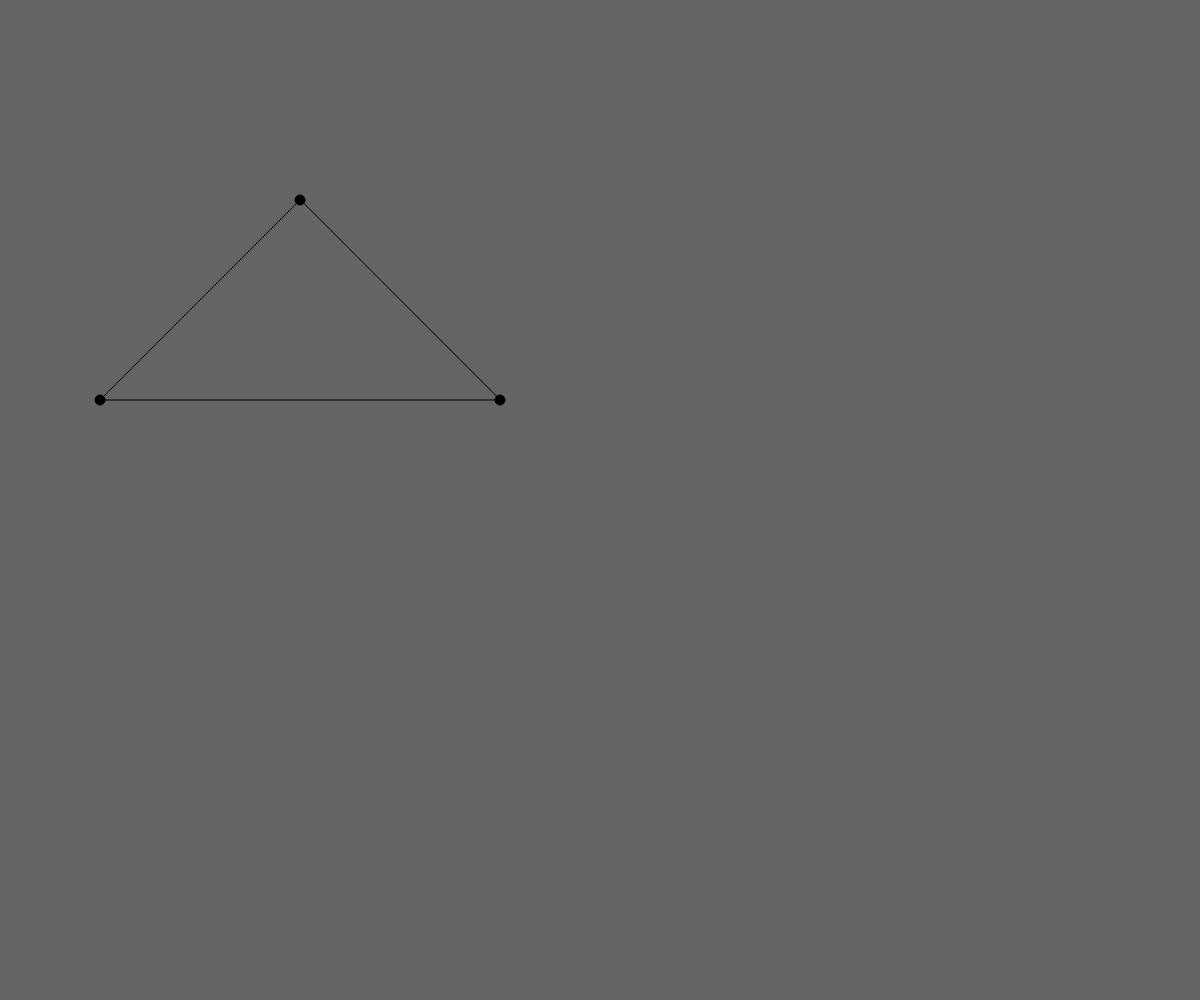
Frame 1 (no input)
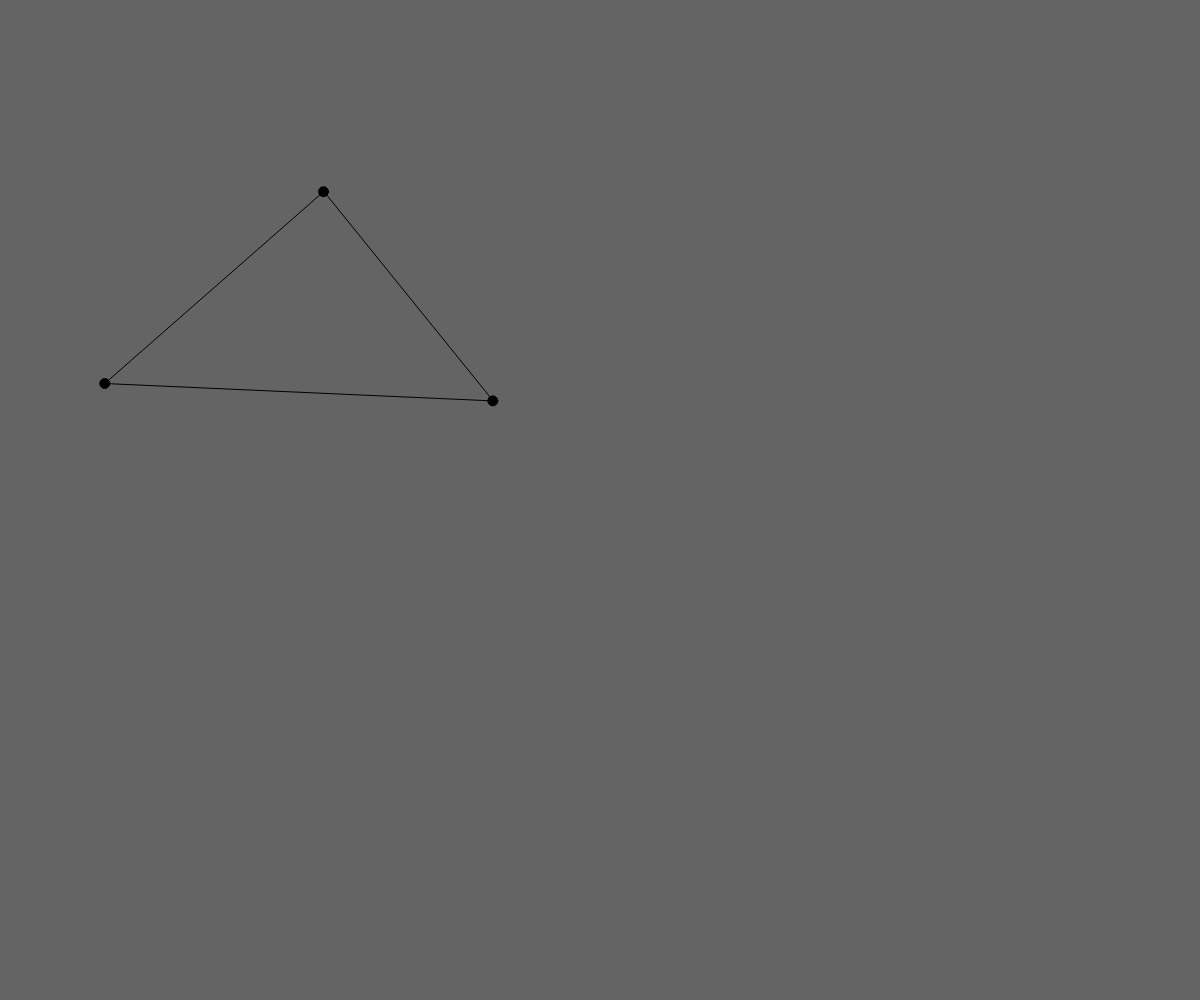
Frame 60 (no input)
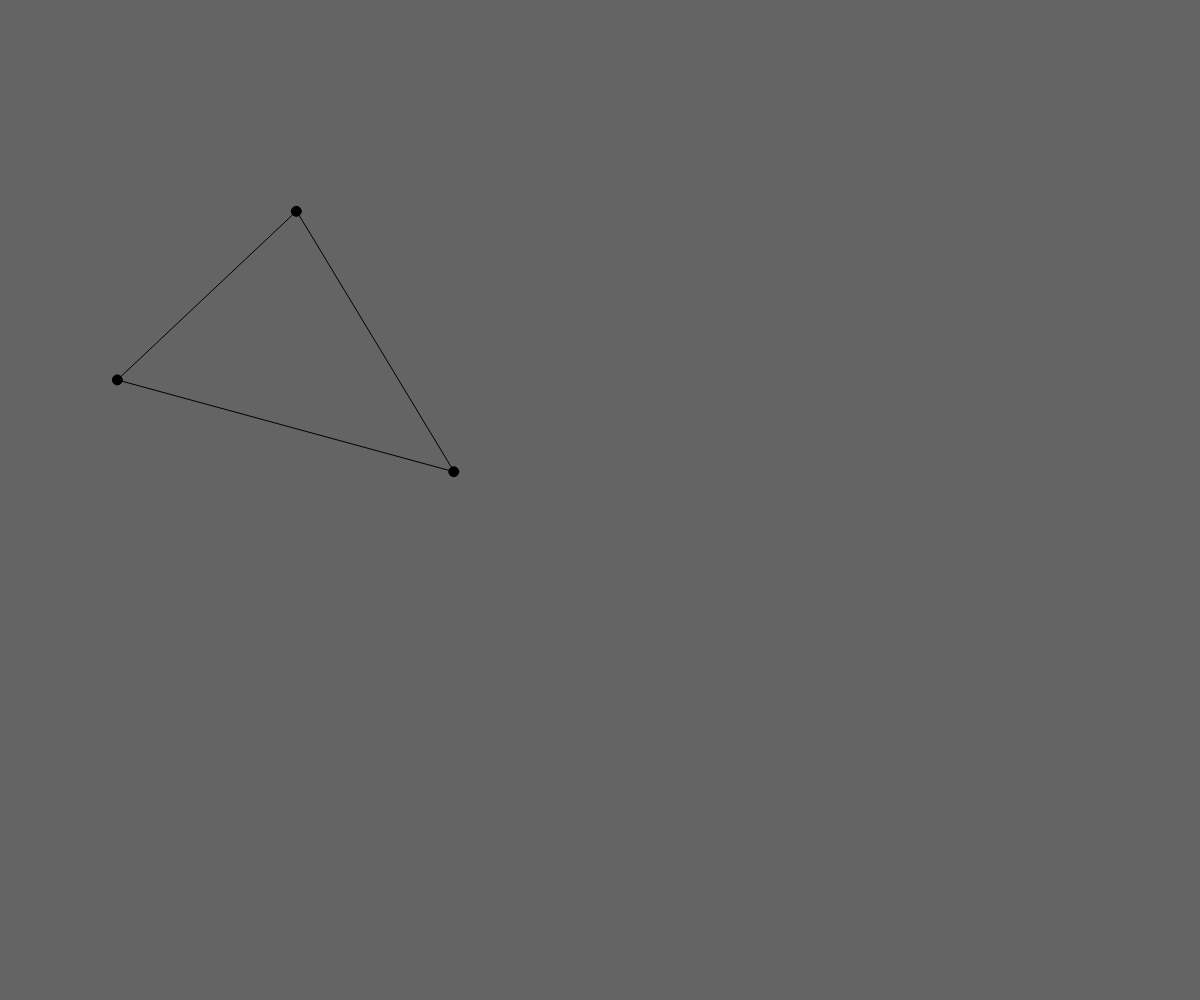
Frame 120 (the mouse pressed at the canvas centre since frame 60)

The p5.js sketch that drew these frames (run headless with seeded random() and noise() and a simulated clock; from frame 60 on, the mouse is pressed at the canvas centre):

// p5.js sketch
// ── sketch.js
let p1, p2, p3;

function setup() {
  createCanvas(windowWidth, windowHeight);
  background(100);
  p1 = createVector(300, 200);
  p2 = createVector(300 - 200, 400);
  p3 = createVector(300 + 200, 400);
}

function draw() {
  background(100);
  noFill();
  triangle(p1.x, p1.y, p2.x, p2.y, p3.x, p3.y);
  fill(0)
  circle(p1.x, p1.y, 10);
  circle(p2.x, p2.y, 10);
  circle(p3.x, p3.y, 10);

  p1.x += random(-5, 5);
  p1.y += random(-5, 5);
  p2.x += random(-3, 3);
  p2.y += random(-3, 3);
  p3.x += random(-7, 7);
  p3.y += random(-7, 7);


}
